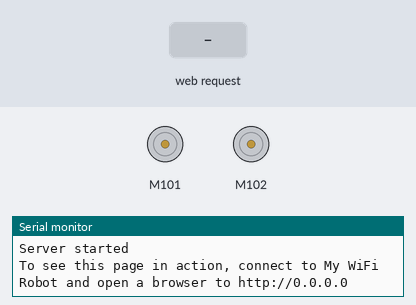
Recording of a sketch running on a simulated Arduino Mega 2560, built with avr-gcc and run on an emulated ATmega2560. Parts: 2 × DC motor (green arrow = forward, orange = backward, longer = faster), the last lines printed to the serial monitor. Inputs (shaded band) come from the test bench.

Above: at 1.2 s.
1.3 s: HTTP request GET /fwd received
At 2.5 s:
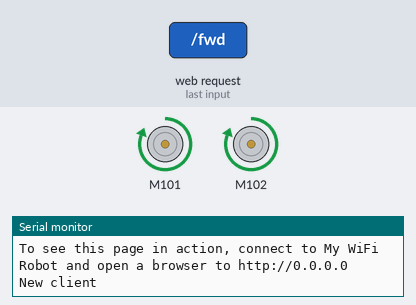
4.3 s: HTTP request GET /bwd received
At 4.9 s:
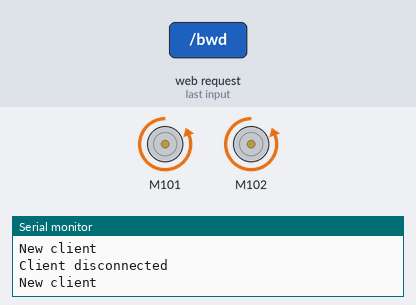
7.3 s: HTTP request GET /left received
At 7.7 s:
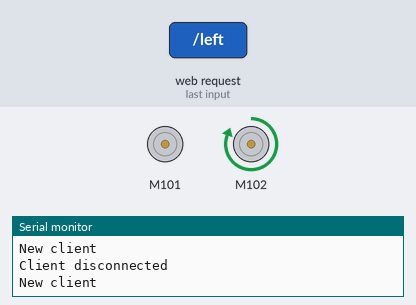
9.3 s: HTTP request GET /right received
At 9.7 s:
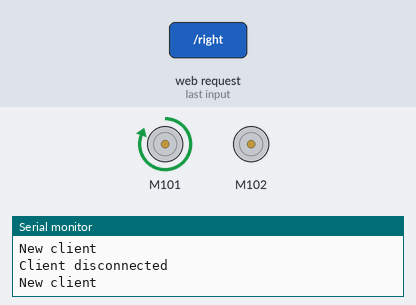
Timing chart, 0 to 12.3 s (numbered marks = the images above; inputs shaded):
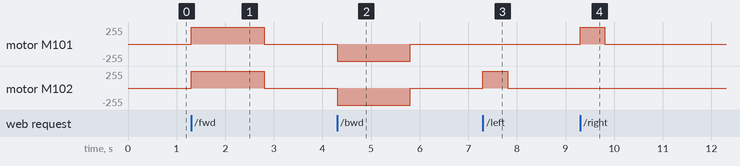

Measured:
- after the input at 1.3 s, motor M101, motor M102: stopped → forward 255/255 at once, → stopped 1.5 s later
- after the input at 4.3 s, motor M101, motor M102: stopped → backward 255/255 at once, → stopped 1.5 s later
- after the input at 7.3 s, motor M102: stopped → forward 255/255 at once, → stopped 0.50 s later
- after the input at 9.3 s, motor M101: stopped → forward 255/255 at once, → stopped 0.50 s later

The sketch:

Control_motors_webserver.ino
```cpp
#include "WiFiEsp.h"
#include "SoftwareSerial.h"
#include "Grove_I2C_Motor_Driver.h"

//Create Serial communication Object
SoftwareSerial Serial1(8, 9); // RX, TX

// default I2C address is 0x0f
#define I2C_ADDRESS 0x0f

//Wifi settings
char ssid[] = "My WiFi Robot";    // the name of your access point
char pass[] = "password";        // the password for your access point
int status = WL_IDLE_STATUS;     // the Wifi radio's status

//Wifi server object
WiFiEspServer server(80);

void setup()
{
  //Start Serial Communication with computer and WiFi module
  Serial.begin(9600);   // initialize serial for debugging
  Serial1.begin(9600);    // initialize serial for ESP module
  WiFi.init(&Serial1);    // initialize ESP module

  Motor.begin(I2C_ADDRESS);    //start motor driver

  //Print out debugging messages
  Serial.print("Attempting to start AP ");
  Serial.println(ssid);

  // start access point
  status = WiFi.beginAP(ssid);

  // start the web server on port 80
  server.begin();
  IPAddress ip = WiFi.localIP();
  Serial.println("Server started");
  Serial.print("To see this page in action, connect to ");
  Serial.print(ssid);
  Serial.print(" and open a browser to http://");
  Serial.println(ip);
  Serial.println();
}


void loop()
{

  //Wait for a device to connect to the WiFi
  WiFiEspClient client = server.available();  // listen for incoming clients

    // if you get a client,
  if (client) {
    // print a message out the serial port
    Serial.println("New client");
      // loop while the client's connected
    while (client.connected()) {
      // if there's bytes to read from the client,
      if (client.available()) {
          String request = client.readStringUntil('\r');
          client.flush();

          // Match the request

          if (request.indexOf("/fwd") != -1) {
            Motor.speed(MOTOR1, 100);
            Motor.speed(MOTOR2, 100);
            delay(1500);    // turn on both motors for 1.5 seconds
            Motor.stop(MOTOR1);
            Motor.stop(MOTOR2);
          }
          if (request.indexOf("/bwd") != -1){
            Motor.speed(MOTOR1, -100);
            Motor.speed(MOTOR2, -100);
            delay(1500);    // turn on both motors in reverse for 1.5 seconds
            Motor.stop(MOTOR1);
            Motor.stop(MOTOR2);
          }
          if (request.indexOf("/left") != -1) {
            Motor.speed(MOTOR2, 100);
            delay(500);     // turn on right motor for .5 sec
            Motor.stop(MOTOR2);
          }
          if (request.indexOf("/right") != -1){
            Motor.speed(MOTOR1, 100);
            delay(500);     // turn on left motor for .5 sec
            Motor.stop(MOTOR1);
          }

          // Return the response

          client.print(
            "HTTP/1.1 200 OK\r\n"
            "Content-Type: text/html\r\n");
          client.println();

          // CSS to style the on/off buttons

          client.print(F(
            "<!DOCTYPE HTML>\r\n"
            "<html>\r\n"
            "<head><meta name=\"viewport\" content=\"width=device-width, initial-scale=1\">\r\n"
            "<link rel=\"icon\" href=\"data:,\">\r\n"
            "<style>html { font-family: Helvetica; display: inline-block; margin: 0px auto; text-align: center;}\r\n"
            ".button { background-color: #ff6666; border: none; color: black; padding: 16px 40px;\r\n"
            "text-decoration: none; font-size: 30px; margin: 2px; cursor: pointer;}\r\n"
            ".button:hover {background: #eee;}\r\n"
            ".forward {background-color: #6699ff;}\r\n"
            ".backward {background-color: #6699ff;}\r\n"
            ".left {background-color: #6699ff;}\r\n"
            ".right {background-color: #6699ff;}</style></head>\r\n"
            "<h2>Controls</h2>\r\n"));

          client.print(F(
            "<button class=\"button forward\" onClick=location.href='/fwd'>forward</button>\r\n"
            "<p><button class=\"button left\" onClick=location.href='/left'>left</button>\r\n"
            "<button class=\"button right\" onClick=location.href='/right'>right</button></p>\r\n"
            "<button class=\"button backward\" onClick=location.href='/bwd'>backward</button>\r\n"));


          client.println("</body></html>");
          break;
      }
    }

    // give the web browser time to receive the data
    delay(10);
    // close the connection
    client.stop();
    Serial.println("Client disconnected");
  }
}
```
